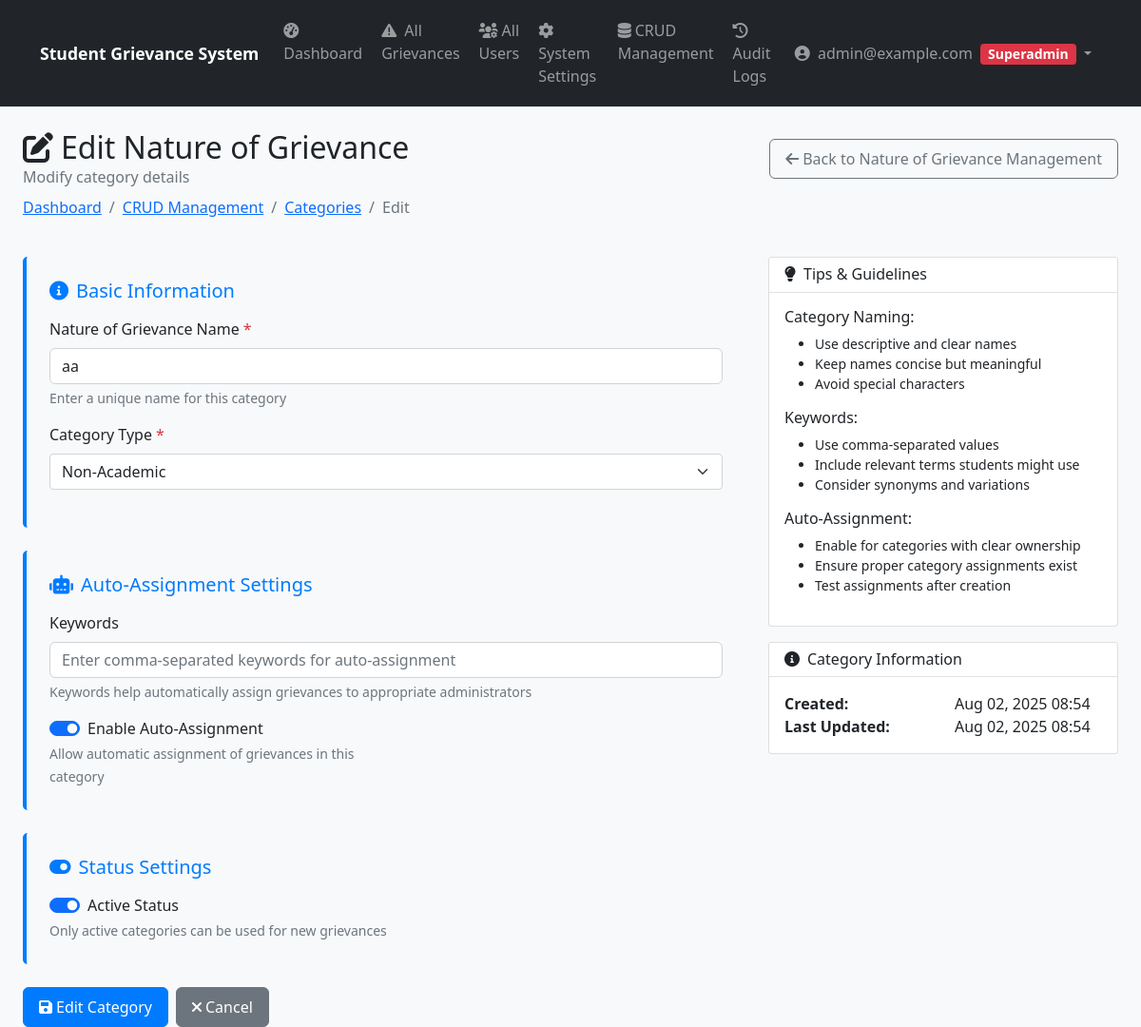
The app's page /api/admin-panel/manage/categories/3c66e165-6ccb-4f61-b2e1-50c1492ee18d/edit/ (signed in) with its own data.
### apps/authentication/models.py (models this page shows, shortened)
class User(AbstractBaseUser, PermissionsMixin):
    ROLE_CHOICES = [
        ('student', 'Student'),
        ('admin', 'Admin'),
        ('superadmin', 'Super Admin'),
        ('officer', 'Grievance Officer'),
    ]
    email = models.EmailField(unique=True)  # STRING - Unique email address
    role = models.CharField(max_length=20, choices=ROLE_CHOICES, default='student')  # STRING - User role (e.g., 'student')
    created_at = models.DateTimeField(auto_now_add=True)  # DATETIME - Timestamp of registration
    is_active = models.BooleanField(default=True)
    is_staff = models.BooleanField(default=False)
    is_email_verified = models.BooleanField(default=False)
    deactivation_reason = models.TextField(blank=True, null=True, help_text="Reason for account deactivation")
    objects = UserManager()
    USERNAME_FIELD = 'email'
    REQUIRED_FIELDS = []
    def get_display_name(self):
        if hasattr(self, 'student_profile') and self.student_profile.name:
            return self.student_profile.name
        return self.email
    @property
    def is_student(self):
        return self.role == 'student'
    @property
    def is_admin(self):
        return self.role in ['admin', 'superadmin', 'officer']
    @property
    def is_superadmin(self):
        return self.role == 'superadmin'

### apps/grievances/models.py (models this page shows, shortened)
class Category(models.Model):
    CATEGORY_TYPES = [
        ('academic', 'Academic'),
        ('non_academic', 'Non-Academic'),
    ]
    id = models.UUIDField(primary_key=True, default=uuid.uuid4, editable=False)
    name = models.CharField(max_length=100)
    description = models.TextField(blank=True, null=True)
    category_type = models.CharField(max_length=20, choices=CATEGORY_TYPES)
    default_admin = models.ForeignKey(AdminProfile, on_delete=models.SET_NULL, null=True, blank=True, related_name='default_categories')
    keywords = models.TextField(blank=True, null=True, help_text="Keywords for auto-assignment (comma-separated)")
    is_active = models.BooleanField(default=True)
    auto_assign_enabled = models.BooleanField(default=True, help_text="Enable automatic assignment for this category")
    created_at = models.DateTimeField(auto_now_add=True)
    updated_at = models.DateTimeField(auto_now=True)
    class Meta:
        verbose_name_plural = "Categories"
        ordering = ['category_type', 'name']

### apps/admin_panel/views.py (the view, shortened to what this page needs)
# urls.py: path('manage/categories/<uuid:category_id>/edit/', views.category_edit, name='category_edit'),
@login_required
@require_http_methods(["GET", "POST"])
def category_edit(request, category_id):
    if not hasattr(request.user, 'is_admin') or not request.user.is_admin:
        messages.error(request, 'Access denied - Admin privileges required')
        return redirect('authentication:login')
    category = get_object_or_404(Category, id=category_id)
    context = {
        'category': category,
        'category_types': Category.CATEGORY_TYPES,
        'action': 'Edit',
        'page_title': 'Edit Category'
    }
    return render(request, 'admin_panel/category_form.html', context)

### templates/admin_panel/category_form.html (shortened to what this page needs)
{% extends 'base.html' %}
{% load static %}
{% block content %}
<div class="container-fluid">
    <div class="row mb-4">
        <div class="col-12">
            <div class="d-flex justify-content-between align-items-center">
                <div>
                    <h2 class="mb-0">
                        <i class="fas fa-{% if action == 'Create' %}plus{% else %}edit{% endif %} me-2"></i>{{ action }} Nature of Grievance
                    </h2>
                    <p class="text-muted mb-0">{% if action == 'Create' %}Add nature of grievance{% else %}Modify category details{% endif %}</p>
                </div>
                <a href="{% url 'admin_panel:category_management' %}" class="btn btn-outline-secondary">
                    <i class="fas fa-arrow-left me-1"></i>Back to Nature of Grievance Management
                </a>
            </div>
            <nav aria-label="breadcrumb" class="mt-2">
                <ol class="breadcrumb">
                    <li class="breadcrumb-item"><a href="{% url 'admin_panel:dashboard' %}">Dashboard</a></li>
                    <li class="breadcrumb-item"><a href="{% url 'admin_panel:crud_management' %}">CRUD Management</a></li>
                    <li class="breadcrumb-item"><a href="{% url 'admin_panel:category_management' %}">Categories</a></li>
                    <li class="breadcrumb-item active">{{ action }}</li>
                </ol>
            </nav>
        </div>
    </div>
    <div class="row">
        <div class="col-lg-8">
            <form method="post" novalidate>
                <div class="form-section">
                    <h5><i class="fas fa-info-circle me-2"></i>Basic Information</h5>
                    <div class="mb-3">
                        <label for="name" class="form-label">Nature of Grievance Name <span class="text-danger">*</span></label>
                        <input type="text" class="form-control" id="name" name="name"
                               value="{% if category %}{{ category.name }}{% elif form_data %}{{ form_data.name }}{% endif %}"
                               required>
                        <div class="form-text">Enter a unique name for this category</div>
                    </div>
                    <div class="mb-3">
                        <label for="category_type" class="form-label">Category Type <span class="text-danger">*</span></label>
                        <select class="form-select" id="category_type" name="category_type" required>
                            {% for value, label in category_types %}
                            <option value="{{ value }}"
                                {% if category and category.category_type == value %}selected
                                {% elif form_data and form_data.category_type == value %}selected{% endif %}>
                                {{ label }}
                            </option>
                            {% endfor %}
                        </select>
                    </div>
                </div>
                <div class="form-section">
                    <h5><i class="fas fa-robot me-2"></i>Auto-Assignment Settings</h5>
                    <div class="mb-3">
                        <label for="keywords" class="form-label">Keywords</label>
                        <input type="text" class="form-control" id="keywords" name="keywords"
                               value="{% if category %}{{ category.keywords }}{% elif form_data %}{{ form_data.keywords }}{% endif %}"
                               placeholder="Enter comma-separated keywords for auto-assignment">
                        <div class="form-text">Keywords help automatically assign grievances to appropriate administrators</div>
                    </div>
                    <div class="row">
                        <div class="col-md-6">
                            <div class="form-check form-switch">
                                <input class="form-check-input" type="checkbox" id="auto_assign_enabled" name="auto_assign_enabled"
                                    {% if category and category.auto_assign_enabled %}checked
                                    {% elif form_data and form_data.auto_assign_enabled %}checked
                                    {% elif not category and not form_data %}checked{% endif %}>
                                <label class="form-check-label" for="auto_assign_enabled">
                                    Enable Auto-Assignment
                                </label>
                            </div>
                            <small class="text-muted">Allow automatic assignment of grievances in this category</small>
                        </div>
                    </div>
                </div>
                <div class="form-section">
                    <h5><i class="fas fa-toggle-on me-2"></i>Status Settings</h5>
                    <div class="form-check form-switch">
                        <input class="form-check-input" type="checkbox" id="is_active" name="is_active"
                            {% if category and category.is_active %}checked
                            {% elif form_data and form_data.is_active %}checked
                            {% elif not category and not form_data %}checked{% endif %}>
                        <label class="form-check-label" for="is_active">
                            Active Status
                        </label>
                    </div>
                    <small class="text-muted">Only active categories can be used for new grievances</small>
                </div>
                <div class="d-flex gap-2 mt-4">
                    <button type="submit" class="btn btn-primary">
                        <i class="fas fa-save me-1"></i>{{ action }} Category
                    </button>
                    <a href="{% url 'admin_panel:category_management' %}" class="btn btn-secondary">
                        <i class="fas fa-times me-1"></i>Cancel
                    </a>
                </div>
            </form>
        </div>
        <div class="col-lg-4">
            <div class="card">
                <div class="card-header">
                    <h6 class="mb-0"><i class="fas fa-lightbulb me-2"></i>Tips & Guidelines</h6>
                </div>
                <div class="card-body">
                    <h6>Category Naming:</h6>
                    <ul class="small">
                        <li>Use descriptive and clear names</li>
                        <li>Keep names concise but meaningful</li>
                        <li>Avoid special characters</li>
                    </ul>
                    <h6>Keywords:</h6>
                    <ul class="small">
                        <li>Use comma-separated values</li>
                        <li>Include relevant terms students might use</li>
                        <li>Consider synonyms and variations</li>
                    </ul>
                    <h6>Auto-Assignment:</h6>
                    <ul class="small">
                        <li>Enable for categories with clear ownership</li>
                        <li>Ensure proper category assignments exist</li>
                        <li>Test assignments after creation</li>
                    </ul>
                </div>
            </div>
            {% if category %}
            <div class="card mt-3">
                <div class="card-header">
                    <h6 class="mb-0"><i class="fas fa-info-circle me-2"></i>Category Information</h6>
                </div>
                <div class="card-body">
                    <div class="row">
                        <div class="col-sm-6">
                            <strong>Created:</strong>
                        </div>
                        <div class="col-sm-6">
                            {{ category.created_at|date:"M d, Y H:i" }}
                        </div>
                    </div>
                    <div class="row">
                        <div class="col-sm-6">
                            <strong>Last Updated:</strong>
                        </div>
                        <div class="col-sm-6">
                            {{ category.updated_at|date:"M d, Y H:i" }}
                        </div>
                    </div>
                </div>
            </div>
            {% endif %}
        </div>
    </div>
</div>
{% endblock %}

### templates/base.html (shortened to what this page needs)
{% load static %}
<!DOCTYPE html>
<html lang="en">
<head>
    <link href="https://cdn.jsdelivr.net/npm/bootstrap@5.1.3/dist/css/bootstrap.min.css" rel="stylesheet">
    <link rel="stylesheet" href="https://cdnjs.cloudflare.com/ajax/libs/font-awesome/6.0.0/css/all.min.css">
    <link rel="stylesheet" href="{% static 'css/style.css' %}">
</head>
<body>
    <nav class="navbar navbar-expand-lg navbar-dark bg-dark">
        <div class="container">
            {% if user.is_authenticated %}
                {% if user.is_admin %}
                    <a class="navbar-brand" href="{% url 'admin_panel:dashboard' %}">
                        <span class="d-none d-sm-inline">Student Grievance System</span>
                    </a>
                {% elif user.is_student %}
                    <a class="navbar-brand" href="{% url 'students:dashboard' %}">
                        <i class="fas fa-graduation-cap d-inline d-lg-none me-2"></i>
                        <span class="d-none d-sm-inline">Student Grievance System</span>
                        <span class="d-inline d-sm-none">SGS</span>
                    </a>
                {% else %}
                    <a class="navbar-brand" href="{% url 'authentication:login_view' %}">
                        <i class="fas fa-graduation-cap d-inline d-lg-none me-2"></i>
                        <span class="d-none d-sm-inline">Student Grievance System</span>
                        <span class="d-inline d-sm-none">SGS</span>
                    </a>
                {% endif %}
            {% else %}
                <a class="navbar-brand" href="{% url 'authentication:login_view' %}">
                    <i class="fas fa-graduation-cap d-inline d-lg-none me-2"></i>
                    <span class="d-none d-sm-inline">Student Grievance System</span>
                    <span class="d-inline d-sm-none">SGS</span>
                </a>
            {% endif %}
            {% if user.is_authenticated %}
            <div class="collapse navbar-collapse" id="navbarNav">
            <div class="navbar-nav me-auto">
                {% if user.is_admin or user.is_officer %}
                <a class="nav-link" href="{% url 'admin_panel:dashboard' %}">
                    <i class="fas fa-tachometer-alt me-1"></i>
                    <span class="d-lg-inline d-none">Dashboard</span>
                </a>
                <a class="nav-link" href="{% url 'admin_panel:grievance_list' %}">
                    <i class="fas fa-exclamation-triangle me-1"></i>
                    <span class="d-lg-inline d-none">
                        {% if user_role == 'superadmin' %}All {% elif user_role == 'admin' %}Department {% elif user_role == 'officer' %}My {% endif %}Grievances
                    </span>
                </a>
                {% if user_role == 'superadmin' %}
                    <a class="nav-link d-none d-lg-block" href="{% url 'admin_panel:user_management' %}">
                        <i class="fas fa-users-cog me-1"></i>All Users
                    </a>
                    <a class="nav-link d-none d-lg-block" href="{% url 'admin_panel:system_settings' %}">
                        <i class="fas fa-cog me-1"></i>System Settings
                    </a>
                    <a class="nav-link d-none d-lg-block" href="{% url 'admin_panel:crud_management' %}">
                        <i class="fas fa-database me-1"></i>CRUD Management
                    </a>
                    <a class="nav-link d-none d-lg-block" href="{% url 'admin_panel:audit_logs' %}">
                        <i class="fas fa-history me-1"></i>Audit Logs
                    </a>
                {% endif %}
                {% endif %}
            </div>
            <div class="navbar-nav ms-auto">
                <div class="nav-item dropdown">
                    <a class="nav-link dropdown-toggle" href="#" id="userDropdown" role="button" data-bs-toggle="dropdown" aria-expanded="false">
                        <i class="fas fa-user-circle me-1"></i>
                        <span class="d-none d-sm-inline">{{ user.get_display_name }}</span>
                        {% if user.is_superadmin %}
                            <span class="badge bg-danger ms-1">Superadmin</span>
                        {% elif user.role == 'officer' %}
                            <span class="badge bg-info ms-1">Grievance Officer</span>
                        {% elif user.is_student %}
                            <span class="badge bg-success ms-1">Student</span>
                        {% endif %}
                    </a>
                </div>
            </div>
            </div>
            {% endif %}
        </div>
    </nav>
    <main class="{% if request.resolver_match.app_name == 'admin_panel' %}container-fluid{% else %}container{% endif %} mt-4">
        {% block content %}
        {% endblock %}
    </main>
</body>
</html>

### records on screen
User: get_display_name "admin@example.com"
Category: name "aa", category_type "Non-Academic", auto_assign_enabled "☑", is_active "☑", created_at "Aug 02, 2025 08:54", updated_at "Aug 02, 2025 08:54"

### other values on screen
{{ action }} "Edit"
